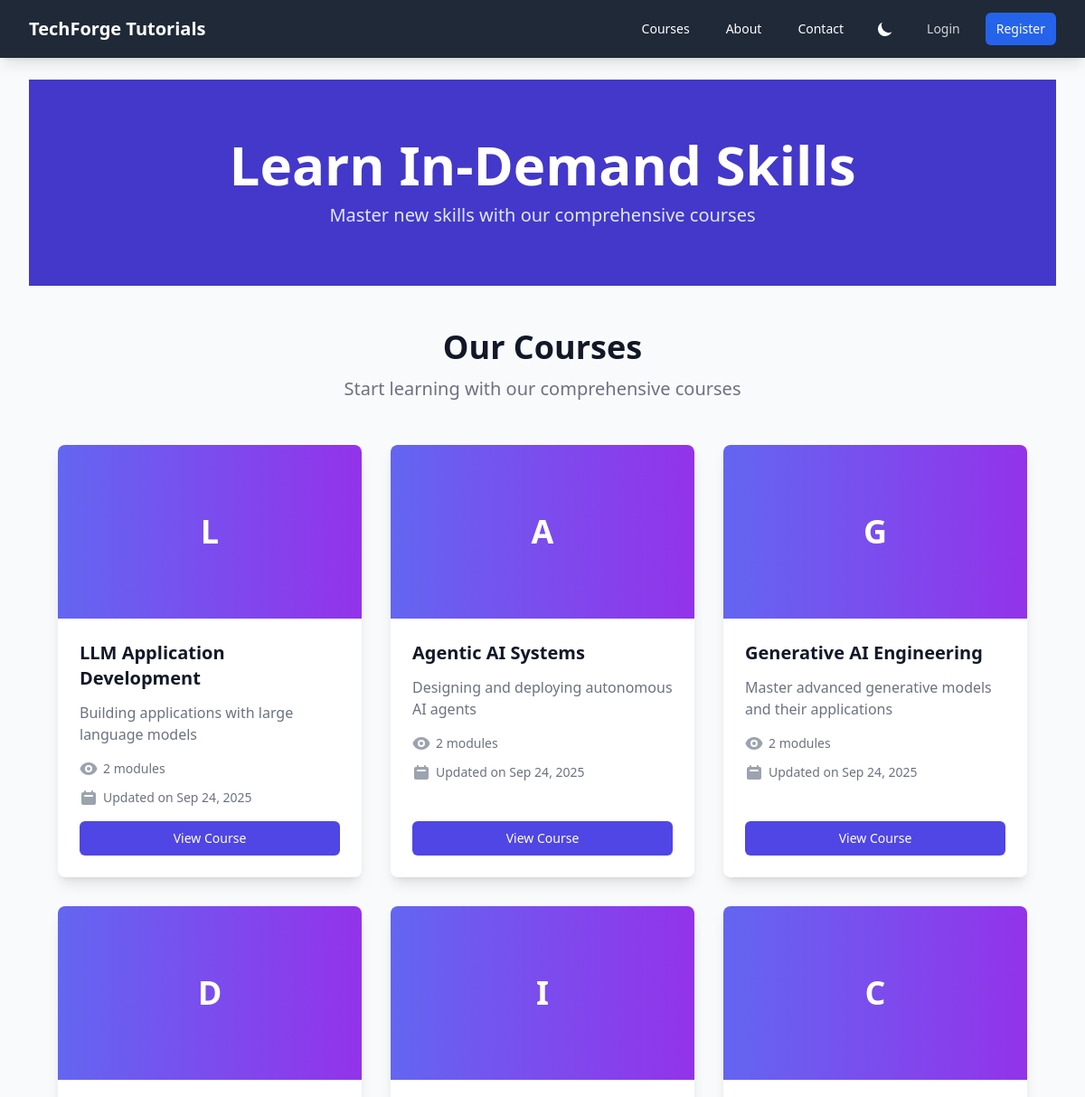
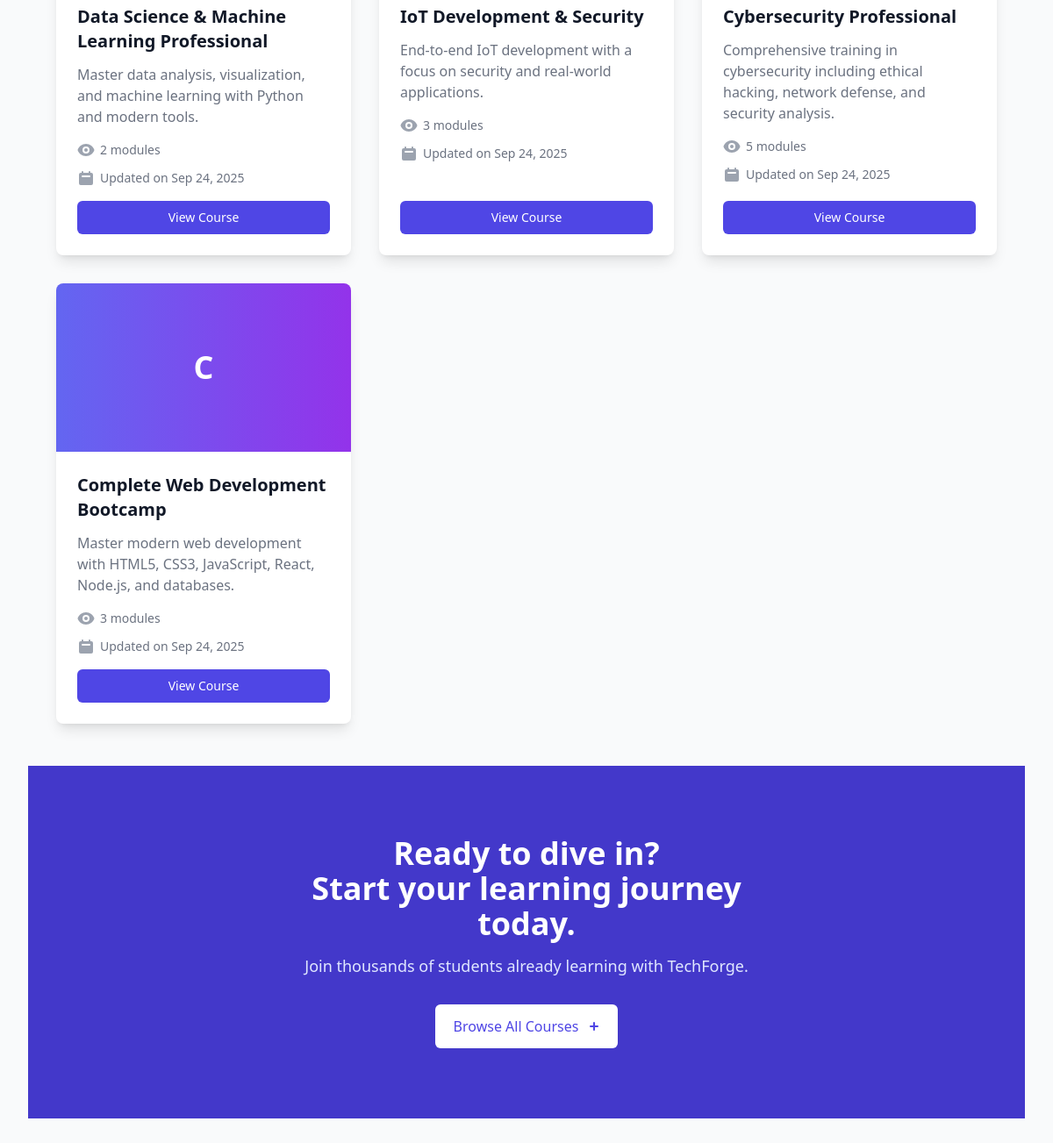
Page /courses/ on the committed database (2 pictures, top to bottom).
### courses/models.py (models this page shows, shortened)
class Course(models.Model):
    title = models.CharField(max_length=200)
    slug = models.SlugField(unique=True, blank=True)
    description = models.TextField()
    created_at = models.DateTimeField(auto_now_add=True)
    updated_at = models.DateTimeField(auto_now=True)

### courses/views.py (the view)
# urls.py: path('', views.courses_list, name='courses_list'),
def courses_list(request):
    courses = Course.objects.all().order_by('-created_at')
    return render(request, 'courses/courses_list.html', {'courses': courses})

### core/context_processors.py (called while the page is built, shortened)
def user_activity(request):
    if not request.user.is_authenticated:
        return {}

### templates/courses/courses_list.html (shortened to what this page needs)
{% extends 'base.html' %}
{% block content %}
<div class="bg-gray-50 dark:bg-gray-900 min-h-screen">
    <div class="bg-indigo-700 text-white py-16">
        <div class="max-w-7xl mx-auto px-4 sm:px-6 lg:px-8 text-center">
            <h1 class="text-4xl font-extrabold sm:text-5xl md:text-6xl">
                Learn In-Demand Skills
            </h1>
            <p class="mt-3 max-w-md mx-auto text-xl text-indigo-100 sm:max-w-3xl">
                Master new skills with our comprehensive courses
            </p>
        </div>
    </div>
    <div class="py-12 px-4 sm:px-6 lg:px-8">
        <div class="max-w-7xl mx-auto">
            <div class="text-center mb-12">
                <h2 class="text-3xl font-extrabold text-gray-900 dark:text-white sm:text-4xl">
                    Our Courses
                </h2>
                <p class="mt-3 max-w-2xl mx-auto text-xl text-gray-500 dark:text-gray-300">
                    Start learning with our comprehensive courses
                </p>
            </div>
            {% if courses %}
            <div class="grid gap-8 md:grid-cols-2 lg:grid-cols-3">
                {% for course in courses %}
                <div class="flex flex-col rounded-lg shadow-lg overflow-hidden bg-white dark:bg-gray-800 transition-transform duration-300 hover:shadow-xl hover:-translate-y-1">
                    <div class="h-48 bg-gradient-to-r from-indigo-500 to-purple-600 flex items-center justify-center">
                        <span class="text-white text-4xl font-bold">{{ course.title|slice:":1" }}</span>
                    </div>
                    <div class="flex-1 p-6 flex flex-col">
                        <div class="flex-1">
                            <h3 class="text-xl font-semibold text-gray-900 dark:text-white mb-2">
                                <a href="{% url 'courses:course_detail' course.slug %}" class="hover:text-indigo-600">
                                    {{ course.title }}
                                </a>
                            </h3>
                            <p class="mt-3 text-base text-gray-500 dark:text-gray-300">
                                {{ course.description|truncatewords:20 }}
                            </p>
                            <div class="mt-4 space-y-3">
                                <div class="flex items-center text-sm text-gray-500 dark:text-gray-400">
                                    {{ course.modules.count }} modules
                                </div>
                                <div class="flex items-center text-sm text-gray-500 dark:text-gray-400">
                                    Updated on {{ course.updated_at|date:"M d, Y" }}
                                </div>
                            </div>
                        </div>
                        <div class="mt-4">
                            <a href="{% url 'courses:course_detail' course.slug %}" class="w-full flex items-center justify-center px-4 py-2 border border-transparent text-sm font-medium rounded-md text-white bg-indigo-600 hover:bg-indigo-700 focus:outline-none focus:ring-2 focus:ring-offset-2 focus:ring-indigo-500">
                                View Course
                            </a>
                        </div>
                    </div>
                </div>
                {% endfor %}
            </div>
            {% endif %}
        </div>
    </div>
    <div class="bg-indigo-700 dark:bg-indigo-800">
        <div class="max-w-2xl mx-auto text-center py-16 px-4 sm:py-20 sm:px-6 lg:px-8">
            <h2 class="text-3xl font-extrabold text-white sm:text-4xl">
                <span class="block">Ready to dive in?</span>
                <span class="block">Start your learning journey today.</span>
            </h2>
            <p class="mt-4 text-lg leading-6 text-indigo-100">
                Join thousands of students already learning with TechForge.
            </p>
            <a href="#" class="mt-8 w-full inline-flex items-center justify-center px-5 py-3 border border-transparent text-base font-medium rounded-md text-indigo-600 dark:text-indigo-800 bg-white hover:bg-indigo-50 dark:hover:bg-indigo-100 sm:w-auto transition-colors duration-200">
                Browse All Courses
                <svg class="ml-2 -mr-1 w-5 h-5" xmlns="http://www.w3.org/2000/svg" viewBox="0 0 20 20" fill="currentColor">
                    <path fill-rule="evenodd" d="M10 5a1 1 0 011 1v3h3a1 1 0 110 2h-3v3a1 1 0 01-2 0v-3H6a1 1 0 110-2h3V6a1 1 0 011-1z" clip-rule="evenodd" />
                </svg>
            </a>
        </div>
    </div>
    </div>
{% endblock %}

### templates/base.html (shortened to what this page needs)
<!DOCTYPE html>
{% load static %}
<html lang="en">
<head>
    <script src="https://cdn.tailwindcss.com"></script>
    <link href="https://cdnjs.cloudflare.com/ajax/libs/prism/1.24.1/themes/prism-tomorrow.min.css" rel="stylesheet" />
</head>
<body class="bg-gray-50 dark:bg-gray-900">
    <nav class="sticky top-0 z-50 bg-gray-800 text-white shadow-lg">
        <div class="max-w-7xl mx-auto px-4 sm:px-6 lg:px-8">
            <div class="flex justify-between h-16">
                <div class="flex items-center">
                    <a href="{% url 'home' %}" class="text-xl font-bold text-white">TechForge Tutorials</a>
                </div>
                <div class="hidden md:flex items-center space-x-4">
                    <a href="{% url 'courses:courses_list' %}" class="px-3 py-2 rounded-md text-sm font-medium hover:bg-gray-700">Courses</a>
                    <a href="{% url 'about' %}" class="px-3 py-2 rounded-md text-sm font-medium hover:bg-gray-700">About</a>
                    <a href="{% url 'contact' %}" class="px-3 py-2 rounded-md text-sm font-medium hover:bg-gray-700">Contact</a>
                    <div class="flex items-center space-x-4 ml-auto">
                        <button id="darkModeToggle" onclick="toggleDarkMode()" class="p-2 rounded-full hover:bg-gray-700 focus:outline-none focus:ring-2 focus:ring-offset-2 focus:ring-offset-gray-800 focus:ring-white" aria-label="Toggle dark mode">
                        </button>
                        {% if user.is_authenticated %}
                            <span class="text-gray-300 text-sm font-bold">Welcome, {{ user.username }}</span>
                            <a href="{% url 'dashboard' %}" class="px-3 py-2 rounded-md text-sm font-medium bg-blue-600 hover:bg-blue-700">Dashboard</a>
                            <form action="{% url 'logout' %}" method="post" class="inline">
                                {% csrf_token %}
                                <button type="submit" class="px-3 py-2 rounded-md text-sm font-medium text-gray-300 hover:bg-gray-700 focus:outline-none">Logout</button>
                            </form>
                        {% else %}
                            <a href="{% url 'login' %}" class="px-3 py-2 rounded-md text-sm font-medium text-gray-300 hover:bg-gray-700">Login</a>
                            <a href="{% url 'register' %}" class="px-3 py-2 rounded-md text-sm font-medium text-white bg-blue-600 hover:bg-blue-700">Register</a>
                        {% endif %}
                    </div>
                </div>
            </div>
        </div>
    </nav>
    <main class="max-w-7xl mx-auto py-6 sm:px-6 lg:px-8">
        {% block content %}{% endblock %}
    </main>
</body>
</html>

### rows in the picture
Course: title "L", title "LLM Application Development", description "Building applications with large language models", modules.count "2", updated_at "Sep 24, 2025"
Course: title "A", title "Agentic AI Systems", description "Designing and deploying autonomous AI agents", modules.count "2", updated_at "Sep 24, 2025"
Course: title "G", title "Generative AI Engineering", description "Master advanced generative models and their applications", modules.count "2", updated_at "Sep 24, 2025"
Course: title "D", title "Data Science & Machine Learning Professional", description "Master data analysis, visualization, and machine learning with Python and modern tools.", modules.count "2", updated_at "Sep 24, 2025"
Course: title "I", title "IoT Development & Security", description "End-to-end IoT development with a focus on security and real-world applications.", modules.count "3", updated_at "Sep 24, 2025"
Course: title "C", title "Cybersecurity Professional", description "Comprehensive training in cybersecurity including ethical hacking, network defense, and security analysis.", modules.count "5", updated_at "Sep 24, 2025"
Course: title "C", title "Complete Web Development Bootcamp", description "Master modern web development with HTML5, CSS3, JavaScript, React, Node.js, and databases.", modules.count "3", updated_at "Sep 24, 2025"
